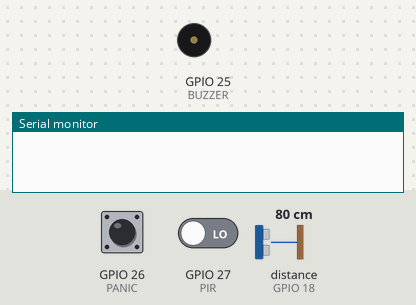
Bench run of a sketch on a simulated ESP32. On the bench: buzzer (waves = sounding, pin HIGH), the last lines printed to the serial monitor. Wiring (inferred from the names in the program): ultrasonic range finder: trigger GPIO 5; echo GPIO 18. The test bench sets the inputs (shaded band); at power-on: GPIO 27 (PIR) LOW, GPIO 26 (PANIC) HIGH, distance to the obstacle (sensor on GPIO 18) 80 cm. The echo pulse lasts 58.3 µs per cm; WiFi joins after 1.5 s; servers stay silent unless stated; uploads are accepted with an empty reply; pins used as bus, display or sensor lines are not drawn.

Above: at 2.7 s.
2.8 s: GPIO 27 (PIR) driven HIGH
At 2.97 s:
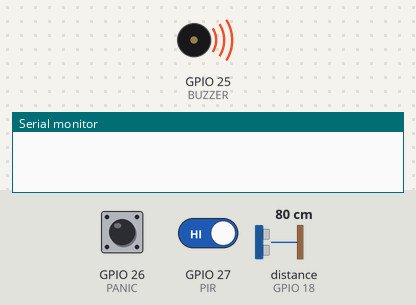
5.8 s: GPIO 26 (PANIC) pulled LOW for 1 s
8.8 s: distance to the obstacle (sensor on GPIO 18) set to 97 cm
11.8 s: distance to the obstacle (sensor on GPIO 18) set to 106 cm
At 11.8 s:
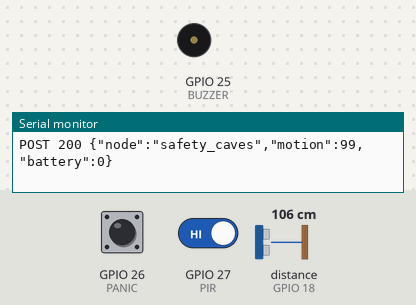
13.3 s: distance to the obstacle (sensor on GPIO 18) set to 2 cm
At 13.4 s:
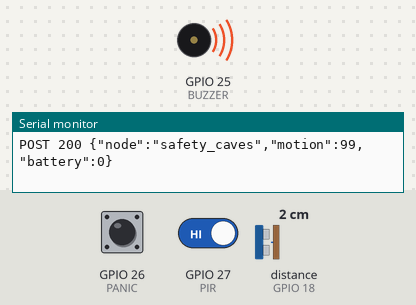
16.3 s: GPIO 27 (PIR) driven LOW
At 17.3 s:
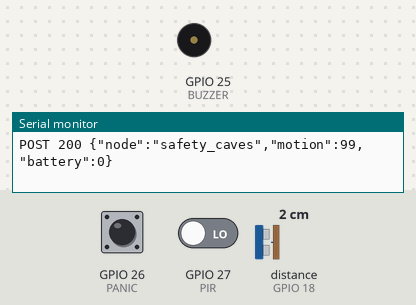
Timing chart, 0 to 18.8 s (numbered marks = the images above; inputs shaded):
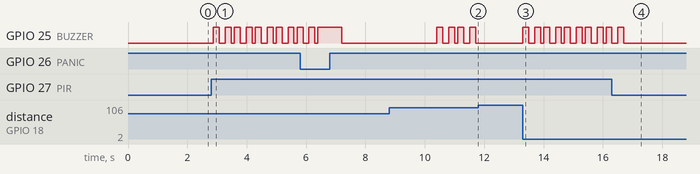

The sketch:

safety_node.ino
```cpp
/*
  Chalukya AI · Safety node (ESP32 + PIR + DHT11/22 + ultrasonic + buzzer + panic button)

  Placed at a risky spot (cave steps, lake ghats, cliff edge). It reports every 60 s:
      {"node":"safety_caves","temp_c":38.5,"humidity":22,"motion":7}
  and raises alerts on the server (which runs anomaly detection on these streams):
    • panic button pressed            -> immediate SOS-type reading, local buzzer
    • someone within 1 m of an edge after closing time (ultrasonic + PIR) -> buzzer + report
    • temperature ≥ 40 °C             -> server raises a heat alert

  Wiring: PIR OUT -> GPIO 27 · DHT data -> GPIO 4 (10k pull-up) · HC-SR04 TRIG 5 / ECHO 18 (divider)
          buzzer -> GPIO 25 · panic button -> GPIO 26 to GND (internal pull-up)
  Library: "DHT sensor library" by Adafruit (+ Adafruit Unified Sensor).
*/
#include <WiFi.h>
#include <HTTPClient.h>
#include <DHT.h>

const char* WIFI_SSID = "YOUR_HOTSPOT";
const char* WIFI_PASS = "YOUR_PASSWORD";
const char* SERVER    = "http://192.168.1.8:8300/api/iot";
const char* NODE_ID   = "safety_caves";

#define PIR 27
#define DHTPIN 4
#define TRIG 5
#define ECHO 18
#define BUZZER 25
#define PANIC 26
DHT dht(DHTPIN, DHT22);

volatile int motion = 0;
unsigned long lastReport = 0;
void IRAM_ATTR onMotion() { motion++; }

float edgeCm() {
  digitalWrite(TRIG, LOW); delayMicroseconds(2); digitalWrite(TRIG, HIGH); delayMicroseconds(10); digitalWrite(TRIG, LOW);
  long us = pulseIn(ECHO, HIGH, 25000); return us == 0 ? 999 : us * 0.0343 / 2;
}

void post(String body) {
  if (WiFi.status() != WL_CONNECTED) return;
  HTTPClient http; http.begin(SERVER); http.addHeader("Content-Type", "application/json");
  Serial.printf("POST %d %s\n", http.POST(body), body.c_str()); http.end();
}

void beep(int ms) { digitalWrite(BUZZER, HIGH); delay(ms); digitalWrite(BUZZER, LOW); }

void setup() {
  Serial.begin(115200);
  pinMode(PIR, INPUT); pinMode(TRIG, OUTPUT); pinMode(ECHO, INPUT); pinMode(BUZZER, OUTPUT); pinMode(PANIC, INPUT_PULLUP);
  attachInterrupt(digitalPinToInterrupt(PIR), onMotion, RISING);
  dht.begin();
  WiFi.begin(WIFI_SSID, WIFI_PASS);
  for (int t = 0; t < 40 && WiFi.status() != WL_CONNECTED; t++) delay(250);
}

void loop() {
  if (digitalRead(PANIC) == LOW) {                       // panic button
    beep(800);
    post(String("{\"node\":\"") + NODE_ID + "\",\"motion\":99,\"battery\":0}");
    delay(3000);
  }
  if (edgeCm() < 100 && digitalRead(PIR) == HIGH) {      // person right at the edge
    beep(200); delay(200); beep(200);
  }
  if (millis() - lastReport > 60000) {
    float t = dht.readTemperature(), h = dht.readHumidity();
    String body = String("{\"node\":\"") + NODE_ID + "\",\"motion\":" + motion;
    if (!isnan(t)) body += ",\"temp_c\":" + String(t, 1);
    if (!isnan(h)) body += ",\"humidity\":" + String(h, 0);
    body += "}";
    post(body); motion = 0; lastReport = millis();
  }
  delay(100);
}
```

Measured:
- the behaviour switches between 100 and 101 cm on distance to the obstacle (sensor on GPIO 18) (found by bisection; images 1 and 2)
- after the input at 2.8 s, GPIO 25 (BUZZER): LOW → HIGH after 0.08 s, then repeats every 0.71 s: LOW 0.20 s, HIGH 0.20 s, LOW 0.11 s, HIGH 0.20 s
- after the input at 11.8 s, GPIO 25 (BUZZER): stops changing and stays LOW
- after the input at 13.3 s, GPIO 25 (BUZZER): LOW → HIGH at once, then repeats every 0.70 s: LOW 0.20 s, HIGH 0.20 s, LOW 0.10 s, HIGH 0.20 s
- after the input at 16.3 s, GPIO 25 (BUZZER): goes on until 16.7 s, then stays LOW
